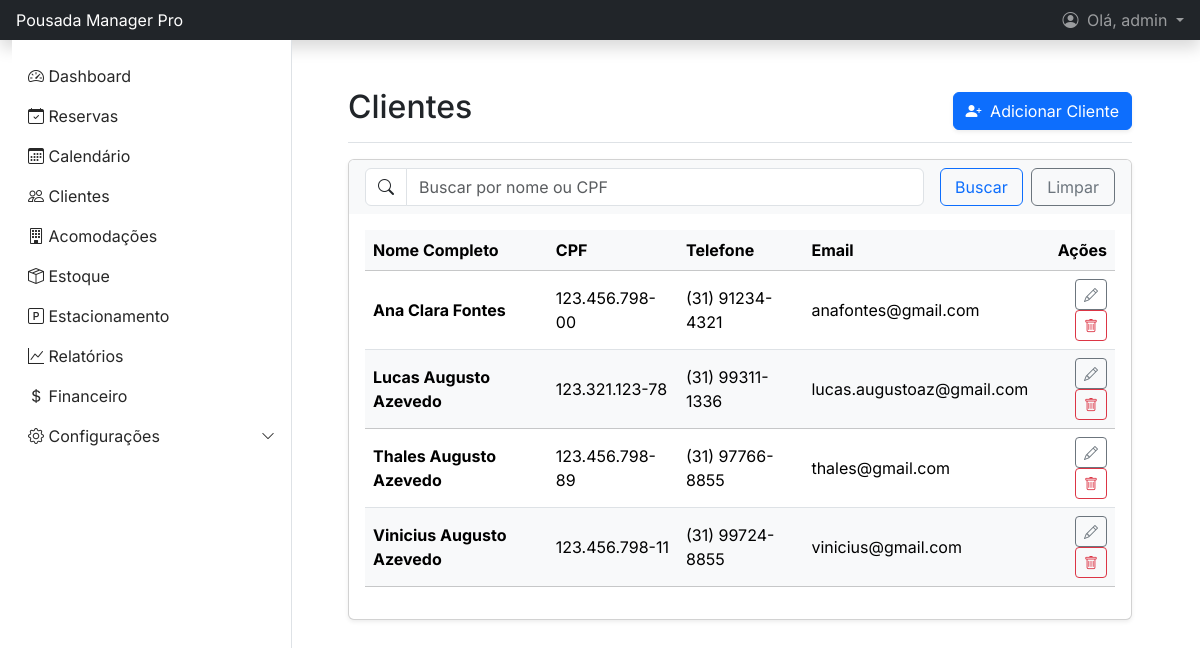
The app's page /clientes/ (signed in) with its own data.
### gestao/models.py (models this page shows, shortened)
class Cliente(models.Model):
    SEXO_CHOICES = (
        ('Masculino', 'Masculino'),
        ('Feminino', 'Feminino'),
        ('Outro', 'Outro'),
    )
    nome_completo = models.CharField(max_length=150)
    cpf = models.CharField(max_length=14, unique=True, help_text="Formato: 000.000.000-00")
    email = models.EmailField(unique=True, null=True, blank=True)
    telefone = models.CharField(max_length=20)
    data_cadastro = models.DateTimeField(auto_now_add=True)
    data_nascimento = models.DateField(null=True, blank=True) # Atualizado 18.09.25
    cep = models.CharField(max_length=9, null=True, blank=True, help_text="Formato: 00000-000") # Atualizado 18.09.25
    logradouro = models.CharField(max_length=255, null=True, blank=True, verbose_name="Rua/Logradouro") # Atualizado 18.09.25
    numero = models.CharField(max_length=20, null=True, blank=True) # Atualizado 18.09.25
    complemento = models.CharField(max_length=100, null=True, blank=True) # Atualizado 18.09.25
    bairro = models.CharField(max_length=100, null=True, blank=True) # Atualizado 18.09.25
    cidade = models.CharField(max_length=100, null=True, blank=True) # Atualizado 18.09.25
    estado = models.CharField(max_length=2, null=True, blank=True, verbose_name="UF") # Atualizado 18.09.25
    foto = models.ImageField(upload_to='clientes_fotos/', null=True, blank=True, verbose_name="Foto do Cliente") # Atualizado 24.09.25
    sexo = models.CharField(max_length=10, choices=SEXO_CHOICES, null=True, blank=True) # Atualizado 09.10.25
    history = HistoricalRecords()

### gestao/views.py (the view)
# urls.py: path('clientes/', cliente_list_view, name='cliente_list'),
@login_required
@permission_required('gestao.view_cliente', raise_exception=True)
def cliente_list_view(request):
    query = request.GET.get('q')
    clientes_list = Cliente.objects.all().order_by('nome_completo')
    if query:
        clientes_list = clientes_list.filter(
            Q(nome_completo__icontains=query) |
            Q(cpf__icontains=query)
        )
    paginator = Paginator(clientes_list, 15)  # Mostra 15 clientes por página
    page_number = request.GET.get('page')
    page_obj = paginator.get_page(page_number)
    context = {
        'page_obj': page_obj
    }
    return render(request, 'gestao/cliente_list.html', context)

### templates/gestao/cliente_list.html (shortened to what this page needs)
{% extends 'base.html' %}
{% block content %}
<main class="px-md-4">
    <div class="d-flex justify-content-between flex-wrap flex-md-nowrap align-items-center pt-3 pb-2 mb-3 border-bottom">
        <h1 class="h2">Clientes</h1>
        <div class="btn-toolbar mb-2 mb-md-0">
            <a href="{% url 'cliente_add' %}" class="btn btn-primary shadow-sm">
                <i class="bi bi-person-plus-fill me-1"></i> Adicionar Cliente
            </a>
        </div>
    </div>
    <div class="card shadow-sm">
        <div class="card-header bg-light border-bottom-0">
            <form method="get" action="{% url 'cliente_list' %}" class="row g-3 align-items-center">
                <div class="col-md-9">
                    <div class="input-group">
                        <span class="input-group-text bg-white"><i class="bi bi-search"></i></span>
                        <input type="search" class="form-control" name="q" placeholder="Buscar por nome ou CPF" value="{{ request.GET.q|default:'' }}">
                    </div>
                </div>
                <div class="col-md-3">
                    <div class="d-grid gap-2 d-md-flex">
                        <button class="btn btn-outline-primary w-100" type="submit">Buscar</button>
                        <a href="{% url 'cliente_list' %}" class="btn btn-outline-secondary w-100">Limpar</a>
                    </div>
                </div>
            </form>
        </div>
        <div class="card-body">
            <div class="table-responsive">
                <table class="table table-hover align-middle">
                    <thead class="table-light">
                        <tr>
                            <th scope="col">Nome Completo</th>
                            <th scope="col">CPF</th>
                            <th scope="col">Telefone</th>
                            <th scope="col">Email</th>
                            <th scope="col" class="text-end">Ações</th>
                        </tr>
                    </thead>
                    <tbody>
                        {% for cliente in page_obj %}
                        <tr class="{% cycle '' 'table-light' %}">
                            <td>
                                <div class="fw-bold">{{ cliente.nome_completo }}</div>
                            </td>
                            <td>{{ cliente.cpf }}</td>
                            <td>{{ cliente.telefone }}</td>
                            <td>{{ cliente.email|default:"-" }}</td>
                            <td class="text-end">
                                <a href="{% url 'cliente_edit' cliente.pk %}" class="btn btn-sm btn-outline-secondary" data-bs-toggle="tooltip" title="Editar Cliente">
                                    <i class="bi bi-pencil"></i>
                                </a>
                                <a href="{% url 'cliente_delete' cliente.pk %}" class="btn btn-sm btn-outline-danger" data-bs-toggle="tooltip" title="Excluir Cliente">
                                    <i class="bi bi-trash"></i>
                                </a>
                            </td>
                        </tr>
                        {% empty %}
                        <tr>
                            <td colspan="5" class="text-center py-4">Nenhum cliente encontrado.</td>
                        </tr>
                        {% endfor %}
                    </tbody>
                </table>
            </div>
        </div>
    </div>
</main>
{% endblock %}

### templates/base.html (shortened to what this page needs)
{% load static %} <!doctype html>
<html lang="pt-br">
<head>
    <link href="https://cdn.jsdelivr.net/npm/bootstrap@5.3.3/dist/css/bootstrap.min.css" rel="stylesheet">
    <link rel="stylesheet" href="https://cdn.jsdelivr.net/npm/bootstrap-icons@1.11.3/font/bootstrap-icons.min.css">
</head>
<body>
<header class="navbar navbar-dark bg-dark sticky-top flex-md-nowrap p-0 shadow">
    <a class="navbar-brand col-md-3 col-lg-2 me-0 px-3 fs-6" href="{% url 'dashboard' %}">
        Pousada Manager Pro
    </a>
    <div class="navbar-nav ms-auto">
        {% if user.is_authenticated %}
            <div class="nav-item dropdown">
                <a class="nav-link dropdown-toggle px-3" href="#" role="button" data-bs-toggle="dropdown" aria-expanded="false">
                    <i class="bi bi-person-circle me-1"></i>
                    Olá, {{ request.user.first_name|default:request.user.username }}
                </a>
            </div>
        {% else %}
            <div class="nav-item text-nowrap">
                <a class="nav-link px-3" href="{% url 'login' %}">Entrar (Login)</a>
            </div>
        {% endif %}
    </div>
</header>
<div class="container-fluid main-container">
    <div class="offcanvas offcanvas-start sidebar" tabindex="-1" id="sidebarMenu">
        <div class="offcanvas-body p-0">
            <ul class="nav flex-column pt-3">
                <li class="nav-item"><a class="nav-link" href="{% url 'dashboard' %}"><i class="bi bi-speedometer2"></i> Dashboard</a></li>
                <li class="nav-item"><a class="nav-link" href="{% url 'reserva_list' %}"><i class="bi bi-calendar-check"></i> Reservas</a></li>
                <li class="nav-item"><a class="nav-link" href="{% url 'calendario_reservas' %}"><i class="bi bi-calendar3"></i> Calendário</a></li>
                <li class="nav-item"><a class="nav-link" href="{% url 'cliente_list' %}"><i class="bi bi-people"></i> Clientes</a></li>
                <li class="nav-item"><a class="nav-link" href="{% url 'acomodacao_list' %}"><i class="bi bi-building"></i> Acomodações</a></li>
                <li class="nav-item"><a class="nav-link" href="{% url 'item_estoque_list' %}"><i class="bi bi-box-seam"></i> Estoque</a></li>
                <li class="nav-item"><a class="nav-link" href="{% url 'vaga_estacionamento_list' %}"><i class="bi bi-p-square"></i> Estacionamento</a></li>
                <li class="nav-item"><a class="nav-link" href="{% url 'relatorio_acomodacoes' %}"><i class="bi bi-graph-up"></i> Relatórios</a></li>
                {% if perms.auth.change_user %}
                <li class="nav-item"><a class="nav-link" href="{% url 'financeiro' %}"><i class="bi bi-currency-dollar"></i> Financeiro</a></li>
                {% endif %}
                <li class="nav-item">
                    <a class="nav-link d-flex justify-content-between align-items-center" data-bs-toggle="collapse" href="#configuracoesSubmenu" role="button" aria-expanded="false" aria-controls="configuracoesSubmenu">
                        <span><i class="bi bi-gear"></i> Configurações</span>
                        <i class="bi bi-chevron-down small"></i>
                    </a>
                </li>
            </ul>
        </div>
    </div>
    <main class="content">
        {% block content %}
        {% endblock %}
    </main>
</div>
</body>
</html>

### templates/base.html (style rules this page uses)
body { display: flex; min-height: 100vh; flex-direction: column; font-family: 'Inter', sans-serif; }
.main-container { display: flex; flex: 1; }
.content { flex: 1; padding: 2rem; }
.sidebar .nav-link { color: #272727; }
@media (min-width: 768px) { #sidebarMenu { position: relative !important; transform: none !important; visibility: visible !important; border-right: 1px solid #dee2e6; width: 280px !important; top: 0; height: auto; } }

### records on screen
Cliente: nome_completo "Ana Clara Fontes", cpf "123.456.798-00", telefone "(31) 91234-4321", email "anafontes@gmail.com"
Cliente: nome_completo "Lucas Augusto Azevedo", cpf "123.321.123-78", telefone "(31) 99311-1336", email "lucas.augustoaz@gmail.com"
Cliente: nome_completo "Thales Augusto Azevedo", cpf "123.456.798-89", telefone "(31) 97766-8855", email "thales@gmail.com"
Cliente: nome_completo "Vinicius Augusto Azevedo", cpf "123.456.798-11", telefone "(31) 99724-8855", email "vinicius@gmail.com"

### other values on screen
{{ request.user.first_name|default:request.user.username }} "admin"
